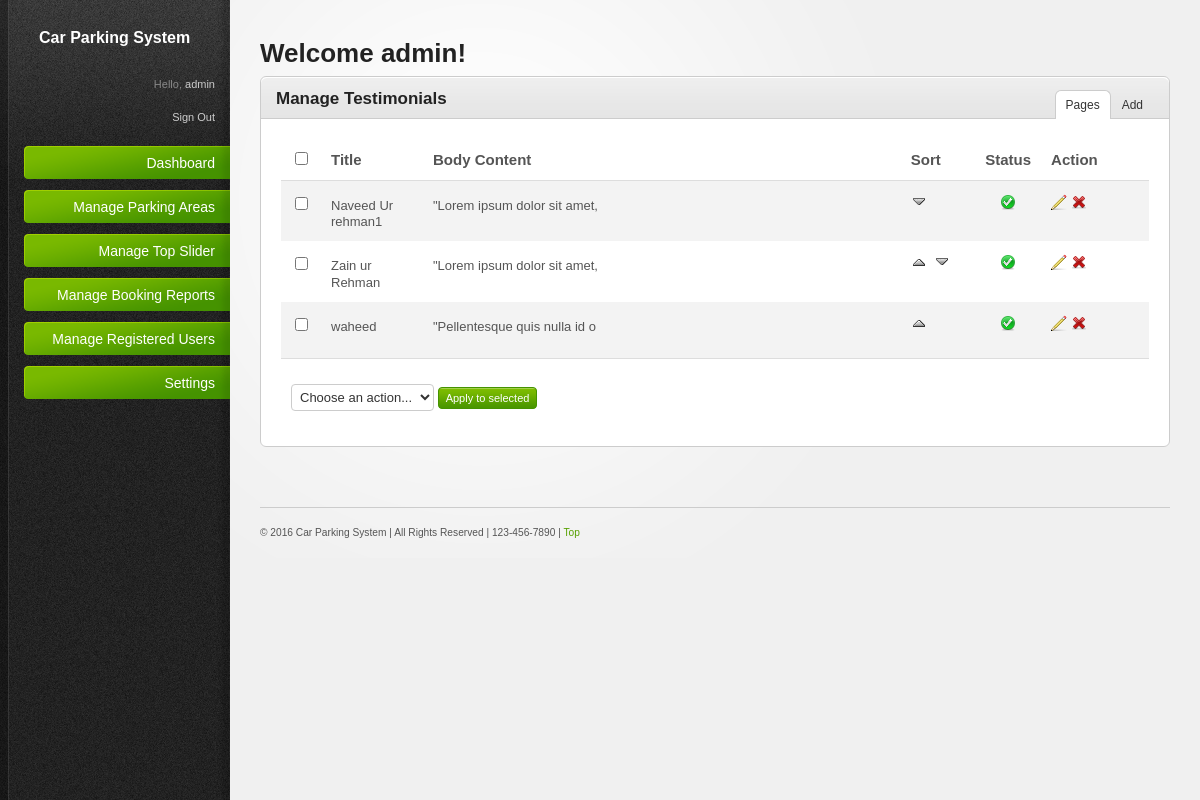
The page /admin/testimonials.php (signed in) on the database its author committed.
### tables this page shows
CREATE TABLE IF NOT EXISTS `tbl_testimonial` (
  `id` int(11) NOT NULL AUTO_INCREMENT,
  `sort1` int(11) NOT NULL,
  `date1` int(11) NOT NULL,
  `usrname` varchar(255) NOT NULL,
  `company` varchar(255) NOT NULL,
  `website` varchar(255) NOT NULL,
  `description` text NOT NULL,
  `status` int(11) NOT NULL,
  PRIMARY KEY (`id`)
);

### admin/proj_resources/inc_files/paging.php (called while the page is built, shortened)
<?php
$pagination = new Pagination();
class Pagination
{
	var $page;
	var $size;
	var $total_records;
	function Pagination($page = null, $size = null, $total_records = null)
	{
		$this->page = $page;
		$this->size = $size;
		$this->total_records = $total_records;
	}
	function setPage($page)
	{
		$this->page = 0+$page;
	}
	function setSize($size)
	{
		$this->size = 0+$size;
	}
	function setTotalRecords($total)
	{
		$this->total_records = 0+$total;
	}
	function getLimitSql()
	{
		$sql = "LIMIT " . $this->getLimit();
		return $sql;
	}
	function getLimit()
	{
		if ($this->total_records == 0)
		{
			$lastpage = 0;
		}
		else
		{
			$lastpage = ceil($this->total_records/$this->size);
		}
		$page = $this->page;
		if ($this->page < 1)
		{
			$page = 1;
		}
		else if ($this->page > $lastpage && $lastpage > 0)
		{
			$page = $lastpage;
		}
		else
		{
			$page = $this->page;
		}
		$sql = ($page - 1) * $this->size . "," . $this->size;
		return $sql;
	}
}
?>

### admin/testimonials.php (the view, shortened to what this page needs)
<?php
include("proj_resources/inc_files/header_tag.php");
$total_record = mysql_num_rows(mysql_query("select * from tbl_testimonial"));
$pagination->setTotalRecords($total_record);
$pagination->setLink("".$pagename."?page=%s");
$sql = "SELECT * FROM tbl_testimonial  ORDER BY sort1 ASC " . $pagination->getLimitSql();
$query=mysql_query($sql);
$order_row=mysql_num_rows($query);
 ?>
<body>
<div id="body-wrapper">
<?php include("proj_resources/inc_files/left_sidebar.php"); ?>
		<div id="main-content">
			<h2>Welcome <?php echo $_SESSION['adm']; ?>!</h2>
			<div class="content-box">
				<div class="content-box-header">
					<h3>Manage Testimonials </h3>
					<ul class="content-box-tabs">
						<li><a href="#tab1" <?php if(!isset($_GET['act'])) { ?>  class="default-tab" <?php } ?>>Pages</a></li>
						<?php if(isset($_GET['act'])) { ?>
						<li><a href="#tab2"   class="default-tab">Modify</a></li>
						<?php } else { ?>
						<li><a href="#tab2">Add</a></li>
						<?php } ?>
					</ul>
				</div>
				<div class="content-box-content">
					<div class="tab-content<?php if(!isset($_GET['act'])) { ?> default-tab <?php } ?>" id="tab1">
							<form method="post" action="<?php echo $pagename; ?>">
						<table>
							<thead>
								<tr>
								   <th width="20"><input class="check-all" id="allbox" name="allbox" type="checkbox" /></th>
								   <th width="94">Title</th>
								   <th width="606">Body Content</th>
								   <th width="64">Sort</th>
								   <th width="42">Status</th>
								   <th width="104">Action</th>
								</tr>
							</thead>
							<tfoot>
								<tr>
									<td colspan="6">
										<div class="bulk-actions align-left">
											<select name="dropdown" id="dropdown">
												<option value="">Choose an action...</option>
											</select>
                                            <input type="submit" class="button" value="Apply to selected" onClick="return submit_validation();">
										</div>
									</td>
								</tr>
							</tfoot>
							<tbody>
						  <?php
						   $order_counter=1;
						   while($row=mysql_fetch_array($query)){ ?>
								<tr>
									<td valign="middle"><input type="checkbox" name="all_delete[]" value="<?php echo $row['id']; ?>" /></td>
									<td valign="middle"><?php echo $row['usrname']; ?></td>
									<td><?php echo substr(stripslashes(urldecode($row['description'])),0,40); ?></td>
									<td valign="middle">	<?php 	if($order_counter!=1) { ?>
		<a href='<?php echo $pagename; ?>?id=<?php echo $row['id']; ?>&order=<?php echo $row['sort1'] ?>&page=<?php if(isset($_REQUEST['page'])) { echo $_REQUEST['page']; } else { echo "1"; } ?>&d=up'  onclick="return confirm('Are you sure you want to move up?')"><img src="proj_resources/images/up.gif" alt="Up" title="Up"></a>&nbsp;
<?php } ?>
<?php if($order_counter!=$order_row) { ?>
	<a href='<?php echo $pagename; ?>?id=<?php echo $row['id']; ?>&order=<?php echo $row['sort1'] ?>&page=<?php if(isset($_REQUEST['page'])) { echo $_REQUEST['page']; } else { echo "1"; } ?>&d=down' onClick="return confirm('Are you sure you want to move down?')"><img src="proj_resources/images/down.gif" alt="Down" title="Down"></a>
<?php } ?></td>
									<td align="center" valign="middle" style="text-align:center;"><?php if($row['status']==1)  { ?>
<a href="<?php echo $pagename; ?>?action=unpub&id=<?php echo $row['id']; ?>&page=<?php if(isset($_REQUEST['page'])) { echo $_REQUEST['page']; }  else { echo "1"; }  ?>" onClick="return confirm('Are you sure you want to unpublish?')"><img src="proj_resources/images/icons/tick_circle.png" title="UnPublish" alt="UnPublish"></a>
<?php }  ?></td>
									<td valign="middle">
										 <a href="<?php echo $pagename; ?>?act=update&id=<?php echo $row['id']; ?>&page=<?php if(isset($_REQUEST['page'])) { echo $_REQUEST['page']; } else { echo "1"; } ?>" title="Edit"><img src="proj_resources/images/icons/pencil.png" alt="Edit" /></a>
											<a href="<?php echo $pagename; ?>?action=delete&id=<?php echo $row['id']; ?>&page=<?php if(isset($_REQUEST['page'])) { echo $_REQUEST['page']; }  else { echo "1"; }  ?>" onClick="return confirm('Are you sure you want to delete?')"><img src="proj_resources/images/icons/cross.png" alt="Delete" /> </a>
									</td>
								</tr>
							<?php	$order_counter++;} ?>
							</tbody>
						</table>
						</form>
					</div>
				</div>
			</div>
			<?php include("proj_resources/inc_files/footer_inc.php"); ?>
		</div>
	</div>
</body>
</html>

### admin/proj_resources/css/style.css (style rules this page uses)
html { font-size: 100%; height: 100%; margin-bottom: 1px; }
body { font-family: Arial, Helvetica, sans-serif; color: #555; background: #f0f0f0 url('../images/bg-body.gif') top left repeat-y; font-size: 12px; }
#body-wrapper { background: url('../images/bg-radial-gradient.gif') fixed 230px top no-repeat; }
h1, h2, h3, h4, h5, h6 { font-family: Helvetica, Arial, sans-serif; color: #222; font-weight: bold; }
h2 { font-size: 26px; padding: 0 0 10px 0; }
h3 { font-size: 17px; padding: 0 0 10px 0; }
a { color: #57a000; text-decoration: none; }
p { padding: 5px 0 10px 0; line-height: 1.6em; }
.align-left { float: left; }
.button { font-family: Verdana, Arial, sans-serif; display: inline-block; background: #459300 url('../images/bg-button-green.gif') top left repeat-x !important; border: 1px solid #459300 !important; padding: 4px 7px 4px 7px !important; color: #fff !important; font-size: 11px !important; cursor: pointer; }
#main-content { margin: 0 30px 0 260px; padding: 40px 0 0 0; }
#main-content ul, #main-content ol { padding: 10px 0; }
#main-content ul li { padding: 2px 7px 3px 5px; }
.content-box { border: 1px solid #ccc; margin: 0 0 20px 0; background: #fff; }
.content-box-header { background: #e5e5e5 url('../images/bg-content-box.gif') top left repeat-x; margin-top: 1px; height: 40px; }
.content-box-header h3 { padding: 12px 15px 10px; float: left; }
ul.content-box-tabs { float: right; padding: 12px 15px 0 0 !important; margin: 0 !important; }
ul.content-box-tabs li { float: left; margin: 0; padding: 0 !important; background-image: none !important; }
ul.content-box-tabs li a { color: #333; padding: 8px 10px; display: block; margin: 1px; border-bottom: 0; }
ul.content-box-tabs li a.current { background: #fff; border: 1px solid #ccc; border-bottom: 0; margin: 0; }
.content-box-content { padding: 20px; font-size: 13px; border-top: 1px solid #ccc; }
#main-content table { width: 100%; border-collapse: collapse; }
#main-content table thead th { font-weight: bold; font-size: 15px; border-bottom: 1px solid #ddd; }
#main-content tbody { border-bottom: 1px solid #ddd; }
#main-content tbody tr.alt-row { background: #f3f3f3; }
#main-content table td, #main-content table th { padding: 10px; line-height: 1.3em; }
#main-content table tfoot td .bulk-actions { padding: 15px 0 5px 0; }
#main-content table tfoot td .bulk-actions select { padding: 4px; border: 1px solid #ccc; }
form input.text-input, form select, form textarea, form .wysiwyg { padding: 6px; font-size: 13px; background: #fff url('../images/bg-form-field.gif') top left repeat-x; border: 1px solid #d5d5d5; color: #333; }
form select { padding: 4px; background: #fff; }
form input[type="checkbox"], form input[type="radio"] { padding: 0; background: none; border: 0; }

### admin/proj_resources/css/invalid.css (style rules this page uses)
.button, #main-content table tfoot td .bulk-actions select, .pagination a.number, form input.text-input, form textarea, form .wysiwyg, form select, .dp-popup { -moz-border-radius: 4px; -webkit-border-radius: 4px; border-radius: 4px; }
.content-box, .content-box-header, ul.content-box-tabs li a.current, .shortcut-button, .notification { -moz-border-radius: 6px; -webkit-border-radius: 6px; border-radius: 6px; }
.content-box-header { -moz-border-radius-bottomleft: 0; -moz-border-radius-bottomright: 0; -webkit-border-bottom-left-radius: 0; -webkit-border-bottom-right-radius: 0; border-bottom-left-radius: 0; border-bottom-right-radius: 0; }
ul.content-box-tabs li a.current { -moz-border-radius-bottomleft: 0; -moz-border-radius-bottomright: 0; -webkit-border-bottom-left-radius: 0; -webkit-border-bottom-right-radius: 0; border-bottom-left-radius: 0; border-bottom-right-radius: 0; }

### rows shown on the page
tbl_testimonial: usrname "Naveed Ur rehman1", description "\"Lorem ipsum dolor sit amet,", status 1 (drawn)
tbl_testimonial: usrname "Zain ur Rehman", description "\"Lorem ipsum dolor sit amet,", status 1 (drawn)
tbl_testimonial: usrname "waheed", description "\"Pellentesque quis nulla id o", status 1 (drawn)

### other values the page prints
$_SESSION['adm'] "admin"
